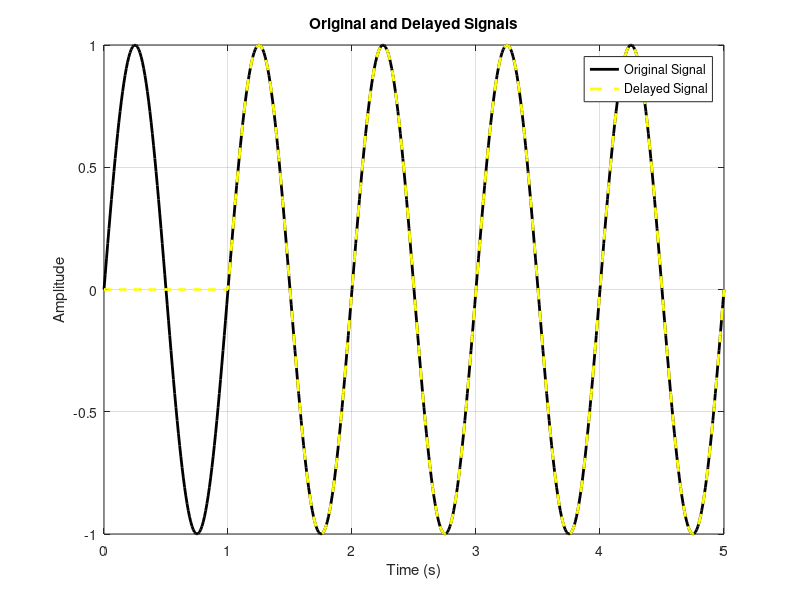

The MATLAB source for this figure:
% Original signal
t = 0:0.01:5;  % Time vector (assuming sampling every 0.01 seconds)
x = sin(2*pi*t);  % Original signal, for example

% Delay the signal by 1 second
delay = 1;  % Delay in seconds
Fs = 1/(t(2)-t(1));  % Sampling frequency
num_samples_delay = round(delay * Fs);  % Number of samples to delay
delayed_x = [zeros(1, num_samples_delay), x(1:end-num_samples_delay)];  % Delayed signal

% Plot both original and delayed signals
plot(t, x, 'black', 'LineWidth', 2);  % Original signal
hold on;
plot(t, delayed_x, 'y--', 'LineWidth', 2);  % Delayed signal
xlabel('Time (s)');
ylabel('Amplitude');
title('Original and Delayed Signals');
legend('Original Signal', 'Delayed Signal');
grid on;
